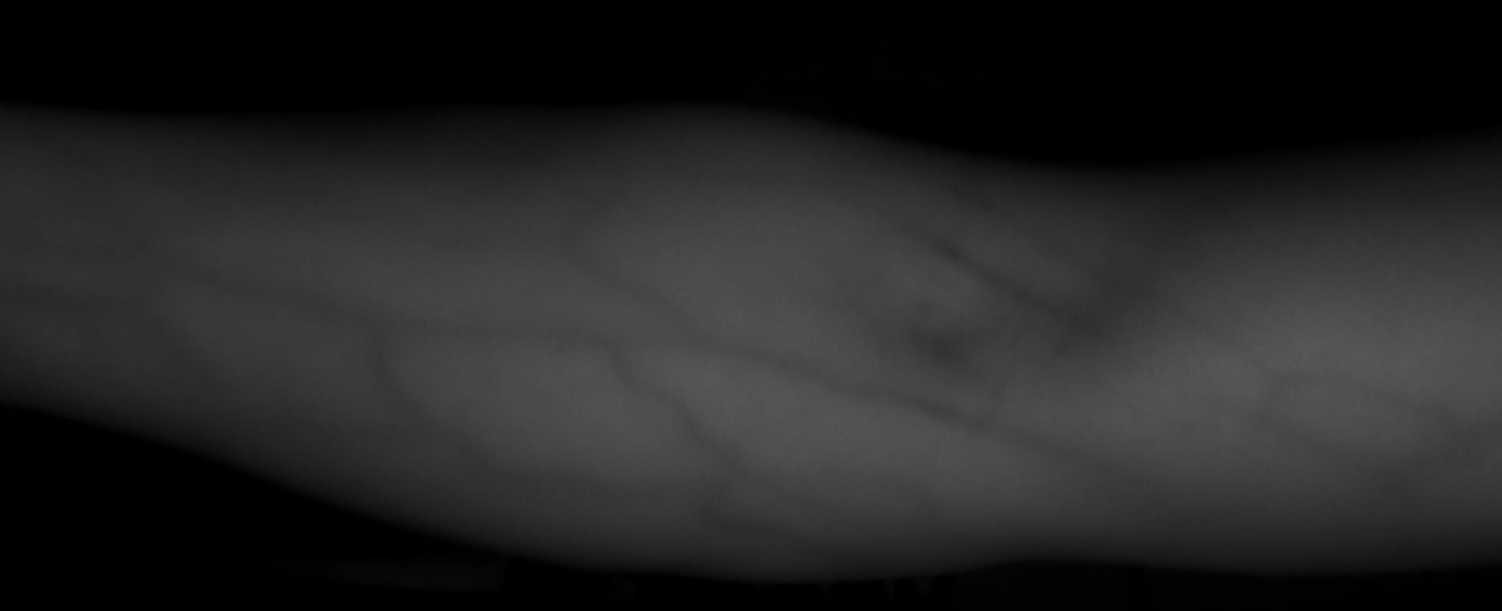
#> input picture anton1.PNG, 1502 x 611 px, found by its file name
$ python main.py   (older library calls are emulated)
#> lines starting #> are read from the running program, lines starting #| are printed output that depends on the picture
import cv2
import numpy as np

# CLAHE filter parameters
IMG_PATH = "anton1.png"
CLAHE_CLIP_LIMIT = 2.0
CLAHE_TILE_GRID_SIZE = 8
MEDIAN_BLUR_KSIZE = 3
CLAHE_ITERATIONS = 4

# Gabor filter parameters
GABOR_KSIZE = 41
GABOR_SIGMA = 4.0
GABOR_LAMBDA = 10.0
GABOR_GAMMA = 0.5
GABOR_PSI = 0
GABOR_THETA_LIST = [np.pi / 4, np.pi / 2, 3 * np.pi / 4]
# ------------------------------------

class ImageProcessing:
    @staticmethod
    def apply_clahe(frame_img, for_value, clip_limit, tile_grid_size, median_ksize):
#> called with for_value = 4, clip_limit = 2, tile_grid_size = 8, median_ksize = 3
        lab_img = cv2.cvtColor(frame_img, cv2.COLOR_BGR2LAB)
#> lab_img: shape (611, 1502, 3); mean of channels 0, 1, 2 37.6, 128, 128
        l_channel, a_channel, b_channel = cv2.split(lab_img)
#> a_channel: shape (611, 1502); every value is 128

        for _ in range(int(for_value)):
            clahe = cv2.createCLAHE(clipLimit=float(clip_limit), tileGridSize=(int(tile_grid_size), int(tile_grid_size)))
            l_channel = clahe.apply(l_channel)
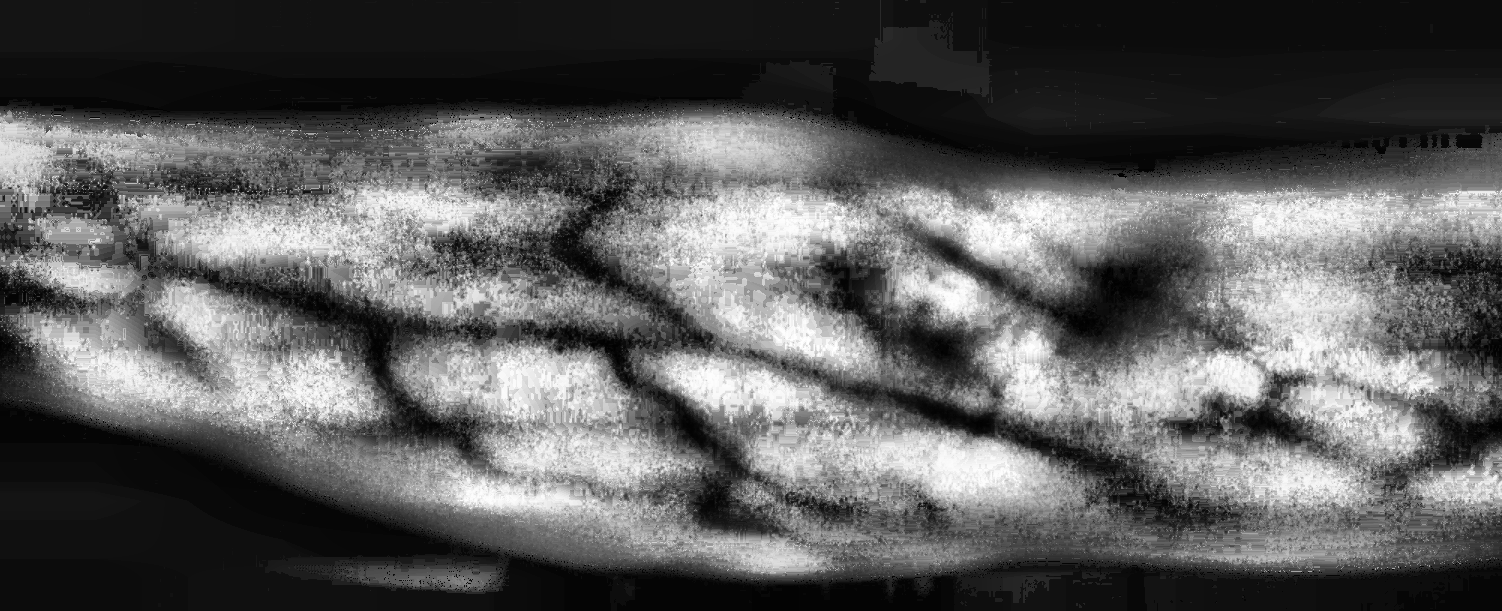
#> l_channel: shape (611, 1502); min 0, max 255, mean 91.5

        lab_img = cv2.merge((l_channel, a_channel, b_channel))
#> lab_img: shape (611, 1502, 3); mean of channels 0, 1, 2 91.5, 128, 128
        median_lab_img = cv2.medianBlur(lab_img, median_ksize)
#> median_lab_img: shape (611, 1502, 3); mean of channels 0, 1, 2 91.4, 128, 128
        return cv2.cvtColor(median_lab_img, cv2.COLOR_LAB2BGR)

    @staticmethod
    def apply_gabor_bank(gray_img, ksize, sigma, lambd, gamma, psi, theta_list):
        """Apply multiple Gabor filters, enhance, blur, and quantize the result to 5 grayscale levels."""
#> called with ksize = 41, sigma = 4, lambd = 10, gamma = 0.5, psi = 0
        accum = np.zeros_like(gray_img, dtype=np.float32)

        for theta in theta_list:
            kernel = cv2.getGaborKernel((ksize, ksize), sigma, theta, lambd, gamma, psi, ktype=cv2.CV_32F)
            filtered = cv2.filter2D(gray_img, cv2.CV_32F, kernel)
            accum += np.abs(filtered)
#> this loop made 3 passes
#> pass 1, in apply_gabor_bank, `filtered = cv2.filter2D(gray_img, cv2.CV_32F, kernel)`:
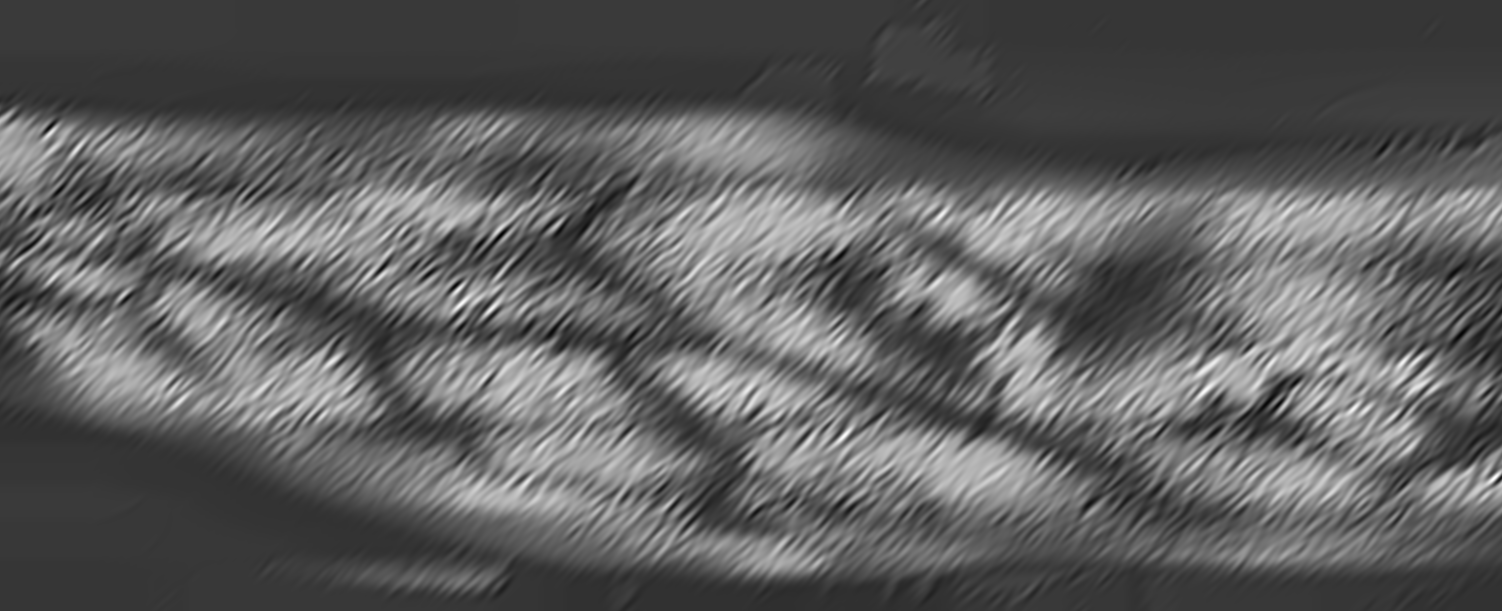
#> filtered: shape (611, 1502) float32; min -714.7, max 3276.5, mean 761.1; drawn with min black and max white
#> after the loop:
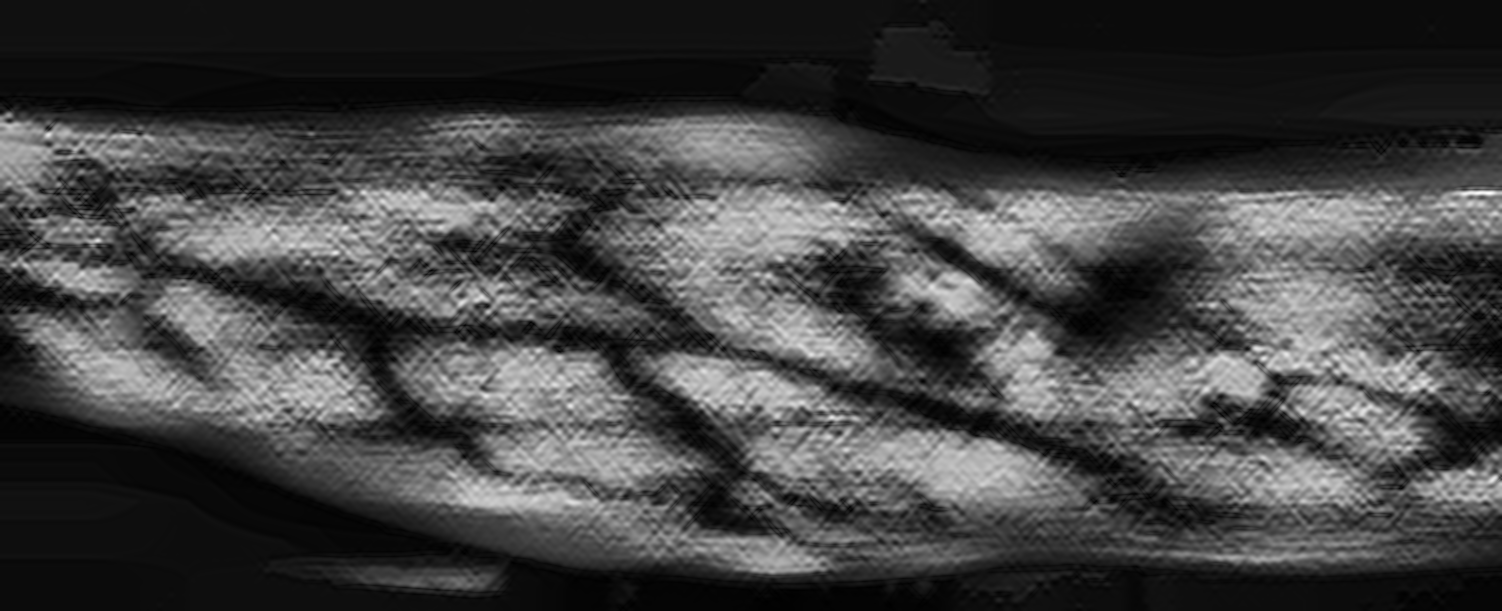
#> accum: shape (611, 1502) float32; min 7.15, max 8745.8, mean 2300.3; drawn with min black and max white

        # Normalize to 0–255
        accum = cv2.normalize(accum, None, 0, 255, cv2.NORM_MINMAX)
        result = accum.astype(np.uint8)

        # Enhance contrast
        result = cv2.equalizeHist(result)
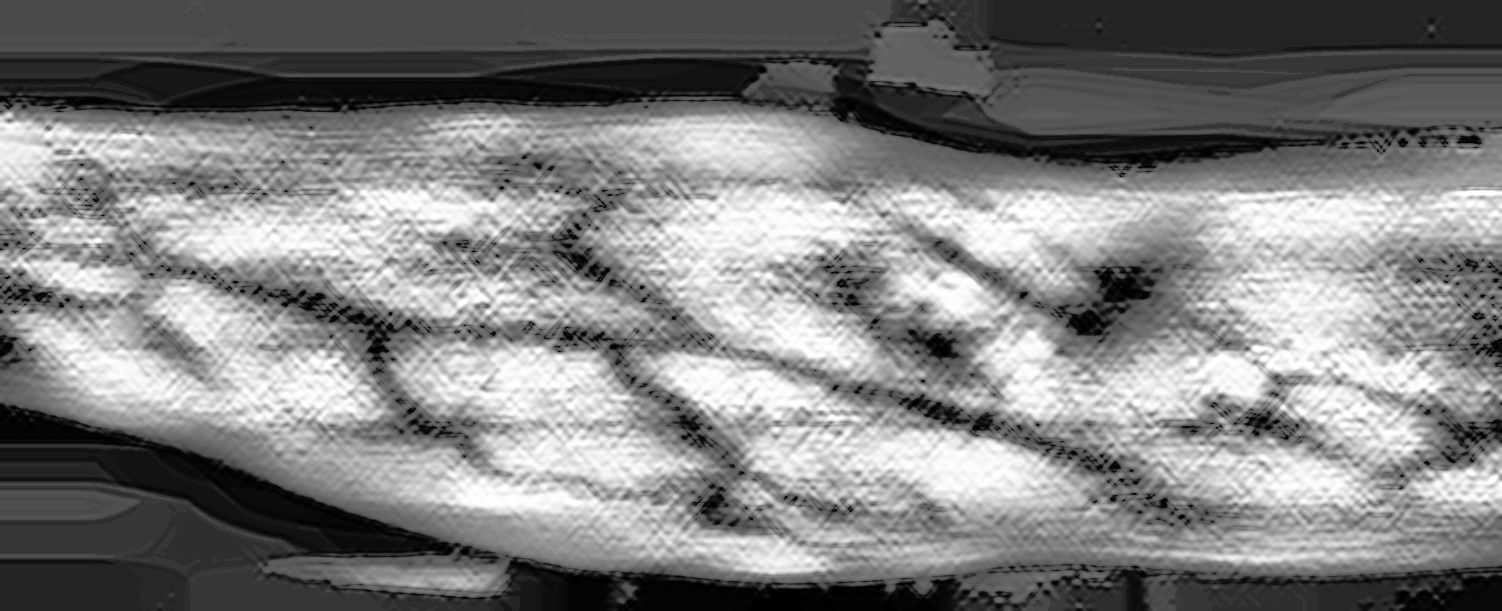
#> result: shape (611, 1502); min 0, max 255, mean 129.1

        # Light blur
        result = cv2.GaussianBlur(result, (3, 3), sigmaX=1)

        # --- Reduce to 5 grayscale levels using k-means ---
        Z = result.reshape((-1, 1)).astype(np.float32)
        criteria = (cv2.TERM_CRITERIA_EPS + cv2.TERM_CRITERIA_MAX_ITER, 10, 1.0)
        K = 4  # Number of colors
        _, labels, centers = cv2.kmeans(Z, K, None, criteria, 10, cv2.KMEANS_RANDOM_CENTERS)
#> centers = [153.9, 90.87, 220.5, 32.67]
        centers = np.uint8(centers)
#> centers = [153, 90, 220, 32]
        quantized = centers[labels.flatten()]
        result = quantized.reshape(result.shape)
        # ---------------------------------------------------

        return result


# Wczytanie obrazu
img_gray = cv2.imread(IMG_PATH, cv2.IMREAD_GRAYSCALE)
img_bgr = cv2.cvtColor(img_gray, cv2.COLOR_GRAY2BGR)

# CLAHE + Median
processed_img = ImageProcessing.apply_clahe(
    frame_img=img_bgr,
    for_value=CLAHE_ITERATIONS,
    clip_limit=CLAHE_CLIP_LIMIT,
    tile_grid_size=CLAHE_TILE_GRID_SIZE,
    median_ksize=MEDIAN_BLUR_KSIZE
)

# Konwersja do skali szarości
processed_gray = cv2.cvtColor(processed_img, cv2.COLOR_BGR2GRAY)

# Filtry Gabora (bank filtrów)
gabor_combined = ImageProcessing.apply_gabor_bank(
    gray_img=processed_gray,
    ksize=GABOR_KSIZE,
    sigma=GABOR_SIGMA,
    lambd=GABOR_LAMBDA,
    gamma=GABOR_GAMMA,
    psi=GABOR_PSI,
    theta_list=GABOR_THETA_LIST
)

# Wyświetlanie
cv2.imshow("Original", cv2.resize(img_gray, (640, 360)))
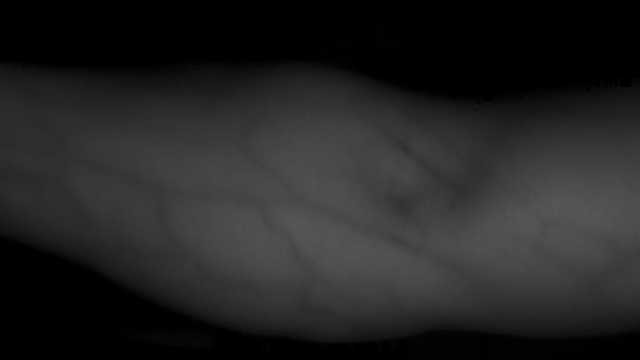
#> window 'Original': shape (360, 640); min 0, max 88, mean 35.5
cv2.imshow("CLAHE + Median", cv2.resize(processed_gray, (640, 360)))
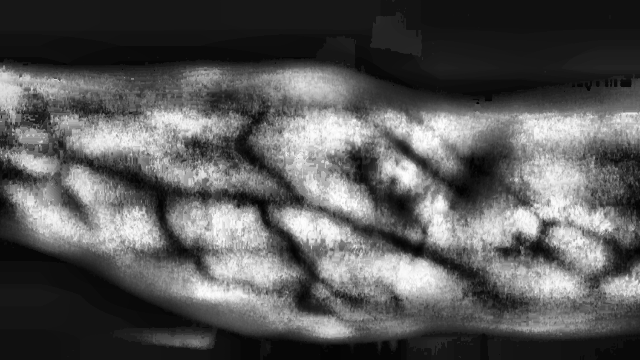
#> window 'CLAHE + Median': shape (360, 640); min 2, max 255, mean 88.6
cv2.imshow("Gabor Combined", cv2.resize(gabor_combined, (640, 360)))
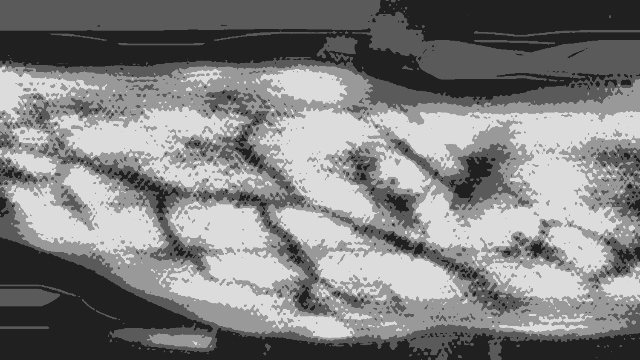
#> window 'Gabor Combined': shape (360, 640); min 32, max 220, mean 128.3

cv2.waitKey(0)
cv2.destroyAllWindows()

$ run again, with anton2.PNG copied over anton1.PNG
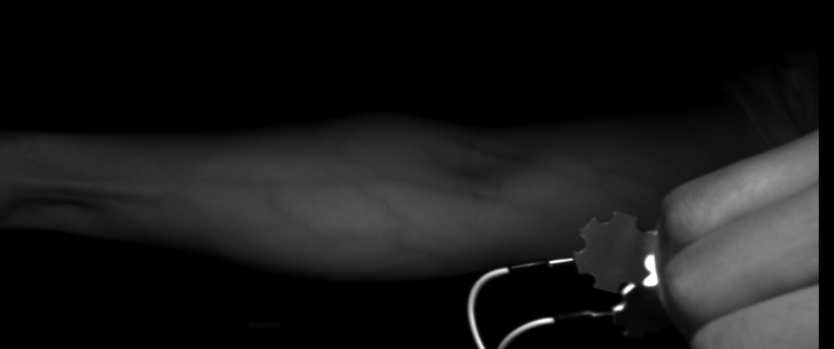
#> input picture anton2.PNG, 1668 x 697 px, found by its file name (shown at 1/2 size)
#> a_channel: shape (697, 1668); every value is 128
#> median_lab_img: shape (697, 1668, 3); mean of channels 0, 1, 2 65.8, 128, 128
#> in apply_gabor_bank, `result = cv2.equalizeHist(result)`:
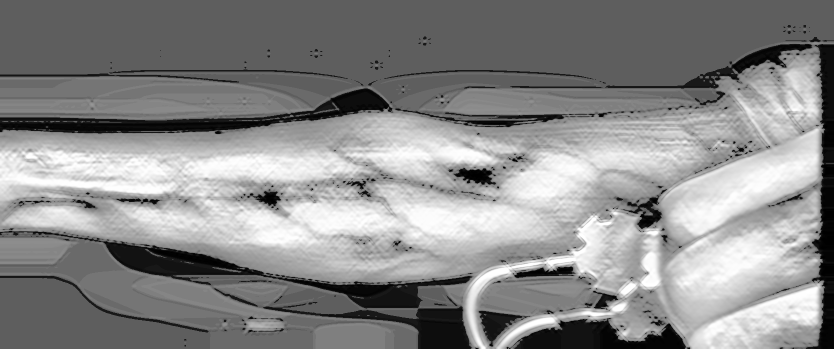
#> result: shape (697, 1668) (shown at 1/2 size); min 0, max 255, mean 138.3
#> in apply_gabor_bank, `_, labels, centers = cv2.kmeans(Z, K, None, criteria, 10, cv2.KMEANS_R..`: centers = [165.8, 102.3, 225.7, 18.48]
#> in apply_gabor_bank, `centers = np.uint8(centers)`: centers = [165, 102, 225, 18]
#> `cv2.imshow("Gabor Combined", cv2.resize(gabor_combined, (640, 360)))`:
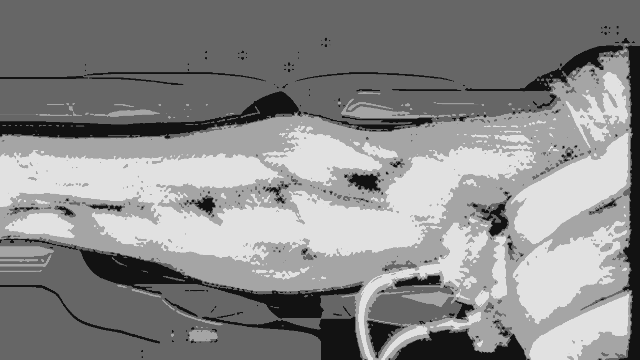
#> window 'Gabor Combined': shape (360, 640); min 18, max 225, mean 137.8

$ run again, with anton3.PNG copied over anton1.PNG
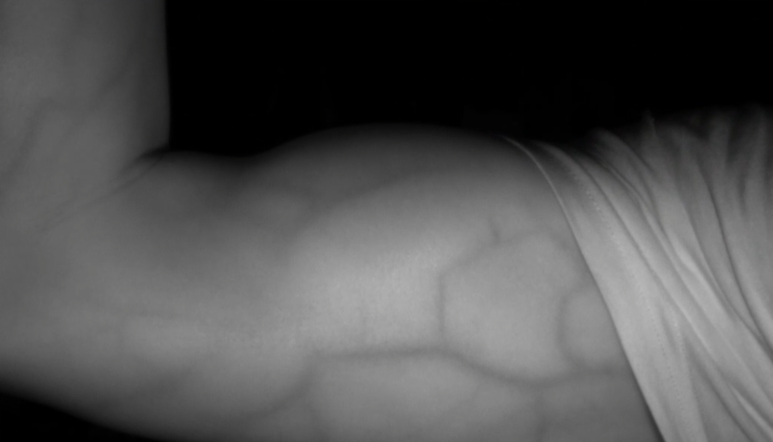
#> input picture anton3.PNG, 1545 x 883 px, found by its file name (shown at 1/2 size)
#> a_channel: shape (883, 1545); every value is 128
#> median_lab_img: shape (883, 1545, 3); mean of channels 0, 1, 2 101.4, 128, 128
#> after the loop in apply_gabor_bank, `for theta in theta_list:`:
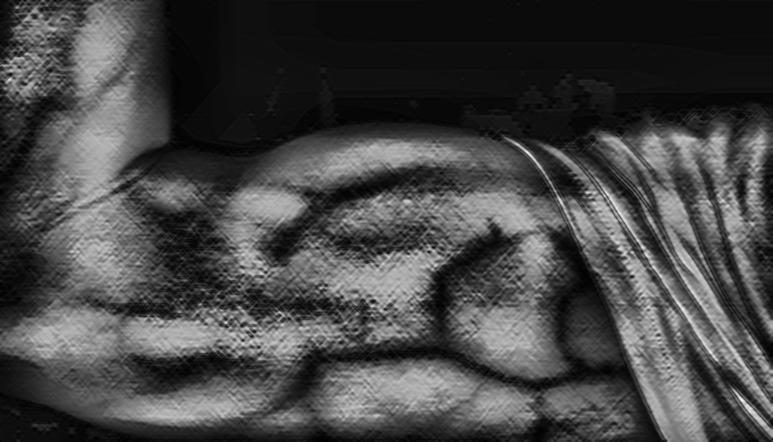
#> accum: shape (883, 1545) float32 (shown at 1/2 size); min 3.59, max 9344.2, mean 2570; drawn with min black and max white
#> in apply_gabor_bank, `_, labels, centers = cv2.kmeans(Z, K, None, criteria, 10, cv2.KMEANS_R..`: centers = [39.52, 164.9, 225.1, 103.3]
#> in apply_gabor_bank, `centers = np.uint8(centers)`: centers = [39, 164, 225, 103]
#> `cv2.imshow("Gabor Combined", cv2.resize(gabor_combined, (640, 360)))`:
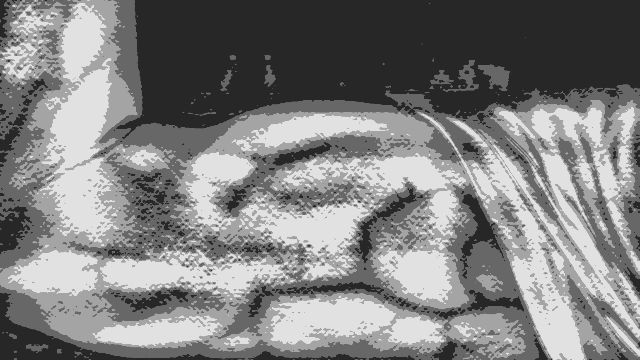
#> window 'Gabor Combined': shape (360, 640); min 39, max 225, mean 128.5

$ run again, with kamil1.PNG copied over anton1.PNG
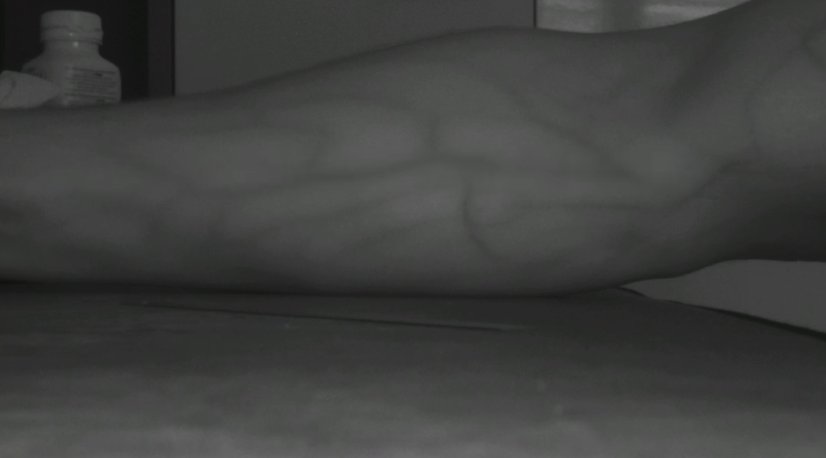
#> input picture kamil1.PNG, 1652 x 915 px, found by its file name (shown at 1/2 size)
#> a_channel: shape (915, 1652); every value is 128
#> median_lab_img: shape (915, 1652, 3); mean of channels 0, 1, 2 126.8, 128, 128
#> in apply_gabor_bank, `_, labels, centers = cv2.kmeans(Z, K, None, criteria, 10, cv2.KMEANS_R..`: centers = [35.13, 163, 224, 99.47]
#> in apply_gabor_bank, `centers = np.uint8(centers)`: centers = [35, 162, 224, 99]
#> `cv2.imshow("Gabor Combined", cv2.resize(gabor_combined, (640, 360)))`:
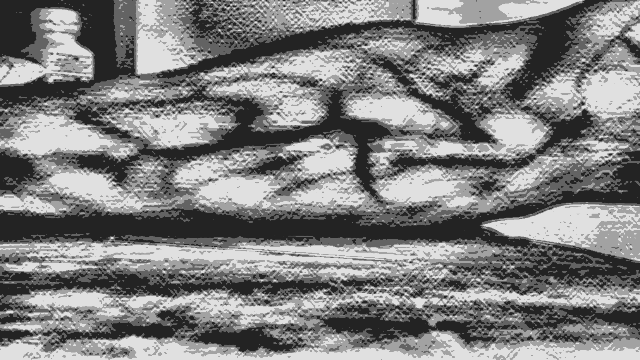
#> window 'Gabor Combined': shape (360, 640); min 35, max 224, mean 127.9
